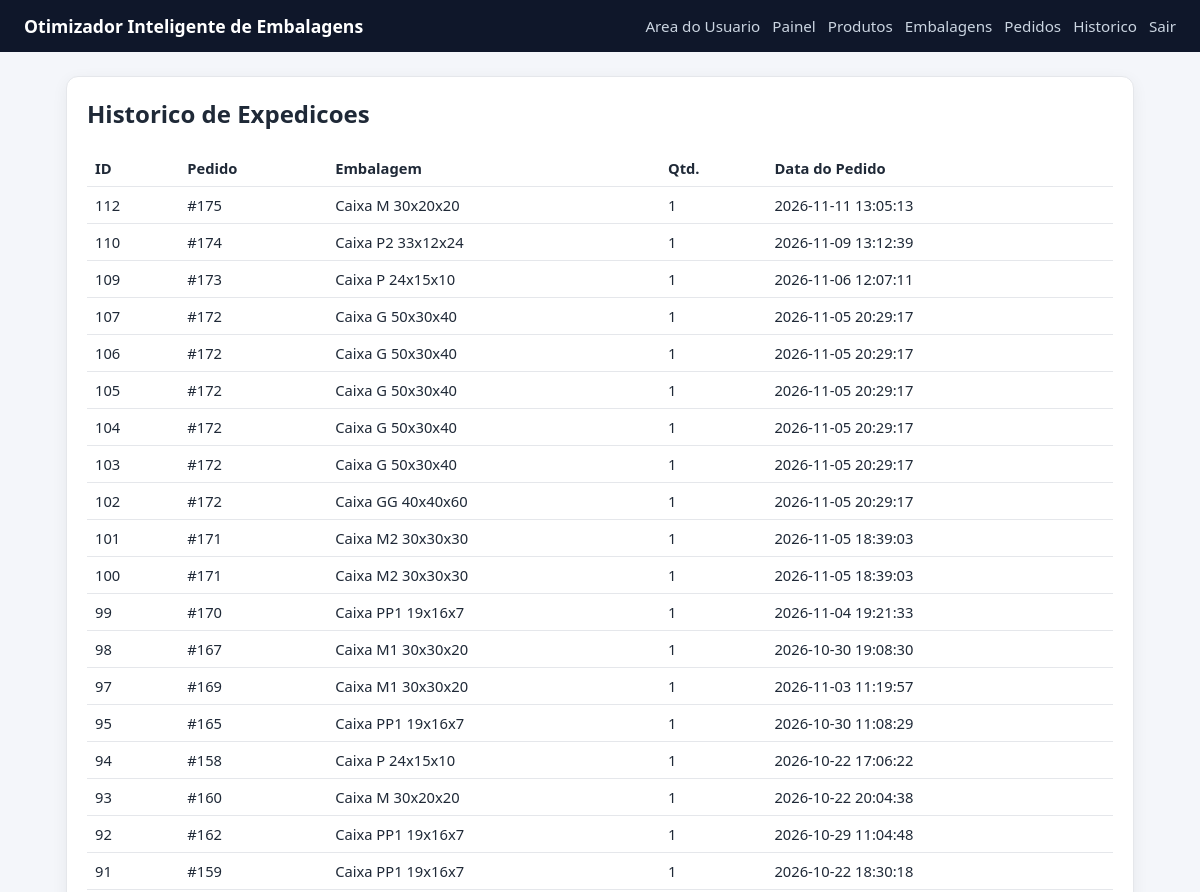
Before: /history (signed in, upper part) with the older database file.
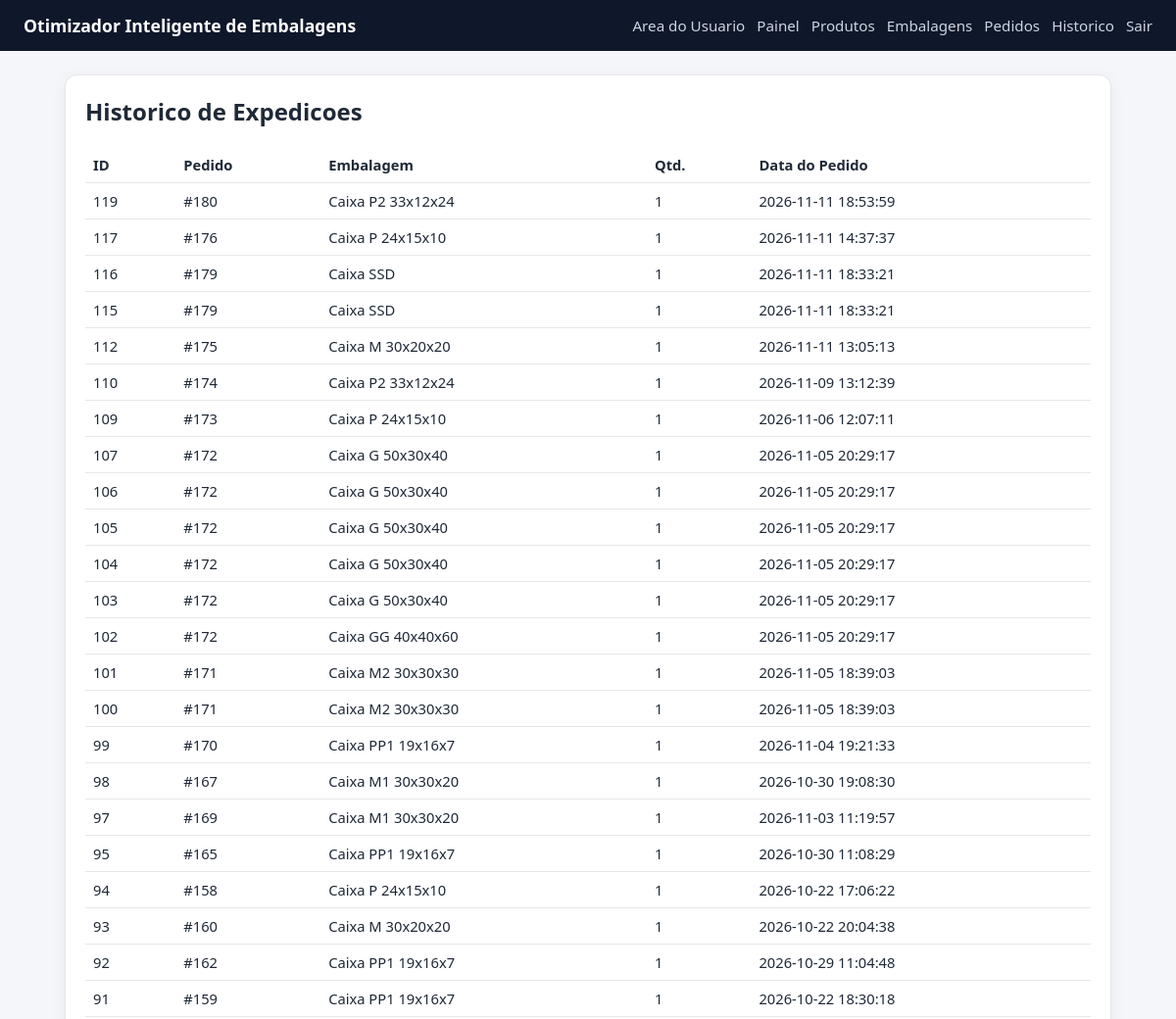
After: the same page with the newer database file.
### tables this page shows
CREATE TABLE shipment_history (
                id INTEGER PRIMARY KEY AUTOINCREMENT,
                order_id INTEGER NOT NULL,
                box_id INTEGER NOT NULL, quantity INTEGER NOT NULL DEFAULT 1, assignments_json TEXT,
                FOREIGN KEY(order_id) REFERENCES orders(id),
                FOREIGN KEY(box_id) REFERENCES boxes(id)
            );

CREATE TABLE boxes (
                id INTEGER PRIMARY KEY AUTOINCREMENT,
                name TEXT NOT NULL UNIQUE,
                length_cm REAL NOT NULL,
                width_cm REAL NOT NULL,
                height_cm REAL NOT NULL,
                max_weight REAL NOT NULL
            , is_active INTEGER NOT NULL DEFAULT 1, max_capacity_weight REAL);

CREATE TABLE orders (
                id INTEGER PRIMARY KEY AUTOINCREMENT,
                created_at TEXT NOT NULL DEFAULT CURRENT_TIMESTAMP
            );

### app_volum.py (the view)
@app.route("/history", methods=["GET"])
@admin_required
def history():
    rows = list_shipment_history(DB_PATH)
    return render_template("history.html", history=rows)

### app_volum.py (called while the page is built)
def admin_required(view_func):
    @wraps(view_func)
    def _wrapped(*args, **kwargs):
        if not session.get("is_admin"):
            next_url = request.path
            return redirect(url_for("admin_login", next=next_url))
        return view_func(*args, **kwargs)
    return _wrapped

### database.py (called while the page is built)
def get_connection(db_path):
    conn = sqlite3.connect(db_path)
    conn.row_factory = sqlite3.Row
    return conn

def list_shipment_history(db_path):
    with closing(get_connection(db_path)) as conn:
        rows = conn.execute(
            """
            SELECT
                sh.id,
                sh.order_id,
                sh.box_id,
                sh.quantity,
                o.created_at,
                b.name AS box_name
            FROM shipment_history sh
            JOIN orders o ON o.id = sh.order_id
            JOIN boxes b ON b.id = sh.box_id
            ORDER BY sh.id DESC
            """
        ).fetchall()
    return rows

### templates/history.html
{% extends 'base.html' %}
{% block content %}
<section class="card">
    <h2>Historico de Expedicoes</h2>
    <table>
        <thead>
            <tr><th>ID</th><th>Pedido</th><th>Embalagem</th><th>Qtd.</th><th>Data do Pedido</th></tr>
        </thead>
        <tbody>
        {% for row in history %}
            <tr>
                <td>{{ row['id'] }}</td>
                <td>#{{ row['order_id'] }}</td>
                <td>{{ row['box_name'] }}</td>
                <td>{{ row['quantity'] }}</td>
                <td>{{ row['created_at'] }}</td>
            </tr>
        {% else %}
            <tr><td colspan="5">Ainda nao ha historico de expedicoes.</td></tr>
        {% endfor %}
        </tbody>
    </table>
</section>
{% endblock %}

Changed rows visible on the page:
added shipment_history: id "119", order_id "180", box_name "Caixa P2 33x12x24", quantity "1", created_at "2026-11-11 18:53:59"
added shipment_history: id "117", order_id "176", box_name "Caixa P 24x15x10", quantity "1", created_at "2026-11-11 14:37:37"
added shipment_history: id "116", order_id "179", box_name "Caixa SSD", quantity "1", created_at "2026-11-11 18:33:21"
added shipment_history: id "115", order_id "179", box_name "Caixa SSD", quantity "1", created_at "2026-11-11 18:33:21"
